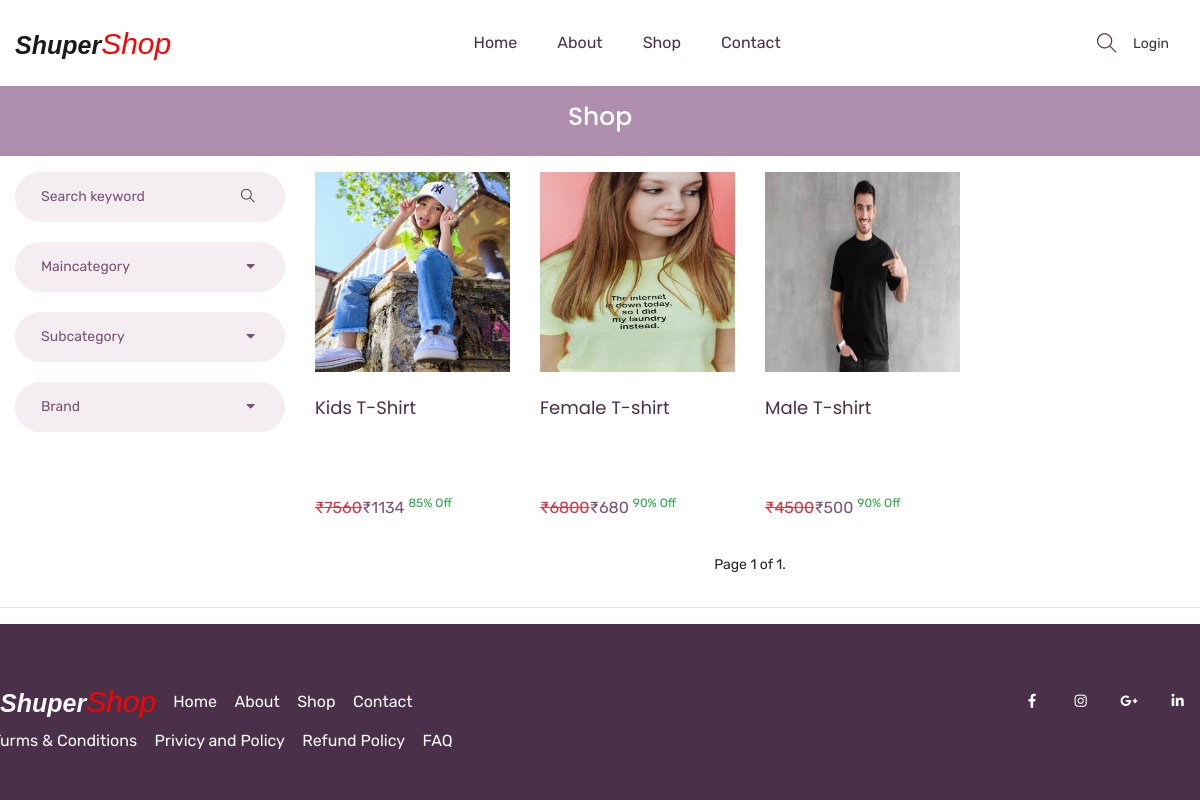
Page /shop/All/All/Adidas/ on the committed database.
### mainApp/models.py (models this page shows, shortened)
class Product(models.Model):
    id = models.AutoField(primary_key=True)
    name = models.CharField(max_length=30)
    maincategory = models.ForeignKey(Maincategory,on_delete=models.CASCADE)
    subcategory = models.ForeignKey(Subcategory,on_delete=models.CASCADE)
    brand = models.ForeignKey(Brand,on_delete=models.CASCADE)
    baseprice = models.IntegerField()
    discount = models.IntegerField()
    finalprice = models.IntegerField()
    stock = models.BooleanField(default=True)
    color = models.CharField(max_length=30)
    size = models.CharField(max_length=10)
    description = models.TextField(default="")
    pic1 = models.ImageField(upload_to="uploads/product")
    pic2 = models.ImageField(upload_to="uploads/product",default=None,blank=True,null=True)
    pic3 = models.ImageField(upload_to="uploads/product",default=None,blank=True,null=True)
    pic4 = models.ImageField(upload_to="uploads/product",default=None,blank=True,null=True)

### mainApp/views.py (the view)
# urls.py: path('shop/<str:mc>/<str:sc>/<str:br>/', mainApp.shopPage,name="shop"),
def shopPage(Request,mc,sc,br):
    if(mc=="All" and sc=="All" and br=="All"):
        products = Product.objects.all().order_by("-id")
    elif(mc!="All" and sc=="All" and br=="All"):
        products = Product.objects.filter(maincategory=Maincategory.objects.get(name=mc)).order_by("-id")
    elif(mc=="All" and sc!="All" and br=="All"):
        products = Product.objects.filter(subcategory=Subcategory.objects.get(name=sc)).order_by("-id")
    elif(mc=="All" and sc=="All" and br!="All"):
        products = Product.objects.filter(brand=Brand.objects.get(name=br)).order_by("-id")
    elif(mc!="All" and sc!="All" and br=="All"):
        products = Product.objects.filter(maincategory=Maincategory.objects.get(name=mc),subcategory=Subcategory.objects.get(name=sc)).order_by("-id").order_by("-id")
    elif(mc!="All" and sc=="All" and br!="All"):
        products = Product.objects.filter(maincategory=Maincategory.objects.get(name=mc),brand=Brand.objects.get(name=br)).order_by("-id").order_by("-id")
    elif(mc=="All" and sc!="All" and br!="All"):
        products = Product.objects.filter(brand=Brand.objects.get(name=br),subcategory=Subcategory.objects.get(name=sc)).order_by("-id").order_by("-id")
    else:
        products = Product.objects.filter(maincategory=Maincategory.objects.get(name=mc),subcategory=Subcategory.objects.get(name=sc),brand=Brand.objects.get(name=br)).order_by("-id").order_by("-id")
    maincategory = Maincategory.objects.all().order_by("-id")
    subcategory = Subcategory.objects.all().order_by("-id")
    brand = Brand.objects.all().order_by("-id")
    paginator = Paginator(products,12)
    page_number = Request.GET.get("page")
    page_obj = paginator.get_page(page_number)
    return render(Request,"shop.html",{'maincategory':maincategory,'subcategory':subcategory,'brand':brand,'mc':mc,'sc':sc,'br':br,'page_obj':page_obj})

### mainApp/templates/shop.html (shortened to what this page needs)
{% extends 'index.html' %}
{% load static %}
{% block body %}
    <section class="breadcrumb_part">
        <div class="container-fluid">
            <div class="row">
                <div class="col-lg-12">
                    <div class="breadcrumb_iner">
                        <h2>shop</h2>
                    </div>
                </div>
            </div>
        </div>
    </section>
    <section class="product_list py-3">
        <div class="container-fluid">
            <div class="row">
                <div class="col-md-3">
                    <div class="product_sidebar">
                        <div class="single_sedebar">
                            <form action="/search/" method="post">
                                <input type="text" name="search" placeholder="Search keyword">
                                <i class="ti-search"></i>
                            </form>
                        </div>
                        <div class="single_sedebar">
                            <div class="select_option">
                                <div class="select_option_list">Maincategory <i class="right fas fa-caret-down"></i> </div>
                            </div>
                        </div>
                        <div class="single_sedebar">
                            <div class="select_option">
                                <div class="select_option_list">Subcategory <i class="right fas fa-caret-down"></i> </div>
                            </div>
                        </div>
                        <div class="single_sedebar">
                            <div class="select_option">
                                <div class="select_option_list">Brand<i class="right fas fa-caret-down"></i> </div>
                            </div>
                        </div>
                    </div>
                </div>
                <div class="col-md-9">
                    <div class="product_list">
                        <div class="row">
                            {% for item in page_obj %}
                <div class="col-lg-3 col-md-4 col-sm-6 col-12">
                    <div class="single_product_item">
                        <div class="single_product_item_thumb">
                            <a href="/single-product/{{item.id}}">
                            <img src="{{item.pic1.url}}"style="height:200px;width:100%" alt="#" class="img-fluid">
                        </a>
                        </div>
                        <h3 style= height:90px><a href= "/single-product/{{item.id}}">{{item.name}}
                        </a></h3>
                        <p><del class="text-danger">&#8377;{{item.baseprice}}</del>&#8377;{{item.finalprice}} <sup class="text-success">{{item.discount}}% Off</sup></p>
                    </div>
                </div>
                {% endfor %}
                    </div>
                    <div class="load_more_btn text-center">
                            <span class="step-links">
                                <span class="current">
                                    Page {{ page_obj.number }} of {{ page_obj.paginator.num_pages }}.
                                </span>
                            </span>
                        </div>
                    </div>
                </div>
            </div>
        </div>
    </section>
{%endblock %}

### mainApp/static/css/all.css (style rules this page uses)
.fa, .fas, .far, .fal, .fab { -moz-osx-font-smoothing: grayscale; -webkit-font-smoothing: antialiased; display: inline-block; font-style: normal; font-variant: normal; text-rendering: auto; line-height: 1; }
.fa-caret-down:before { content: "\f0d7"; }
.fa, .fas { font-family: 'Font Awesome 5 Free'; font-weight: 900; }

### rows in the picture
Product: pic1 (picture), name "Kids T-Shirt", baseprice "7560", finalprice "1134", discount "85"
Product: pic1 (picture), name "Female T-shirt", baseprice "6800", finalprice "680", discount "90"
Product: pic1 (picture), name "Male T-shirt", baseprice "4500", finalprice "500", discount "90"

### other values in the picture
{{ page_obj.number }} "1"
{{ page_obj.paginator.num_pages }} "1"
